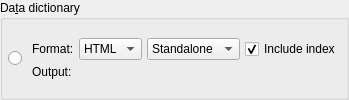
           <widget class="QGroupBox" name="export_to_dict_gb">
            <property name="sizePolicy">
             <sizepolicy hsizetype="Preferred" vsizetype="Preferred">
              <horstretch>0</horstretch>
              <verstretch>0</verstretch>
             </sizepolicy>
            </property>
            <property name="focusPolicy">
             <enum>Qt::FocusPolicy::StrongFocus</enum>
            </property>
            <property name="title">
             <string>Da&amp;ta dictionary</string>
            </property>
            <layout class="QGridLayout" name="gridLayout_12">
             <property name="leftMargin">
              <number>5</number>
             </property>
             <property name="topMargin">
              <number>5</number>
             </property>
             <property name="rightMargin">
              <number>5</number>
             </property>
             <property name="bottomMargin">
              <number>5</number>
             </property>
             <property name="spacing">
              <number>5</number>
             </property>
             <item row="0" column="0" rowspan="2">
              <widget class="QRadioButton" name="export_to_dict_rb">
               <property name="sizePolicy">
                <sizepolicy hsizetype="Fixed" vsizetype="Expanding">
                 <horstretch>0</horstretch>
                 <verstretch>0</verstretch>
                </sizepolicy>
               </property>
               <property name="text">
                <string/>
               </property>
               <property name="icon">
                <iconset resource="../../res/resources.qrc">
                 <normaloff>:/images/images/exporttodatadict.png</normaloff>:/images/images/exporttodatadict.png</iconset>
               </property>
               <property name="iconSize">
                <size>
                 <width>37</width>
                 <height>90</height>
                </size>
               </property>
               <property name="checked">
                <bool>false</bool>
               </property>
               <property name="autoExclusive">
                <bool>false</bool>
               </property>
              </widget>
             </item>
             <item row="0" column="2" rowspan="2">
              <widget class="QWidget" name="export_to_dict_wgt" native="true">
               <property name="enabled">
                <bool>true</bool>
               </property>
               <property name="sizePolicy">
                <sizepolicy hsizetype="Preferred" vsizetype="Fixed">
                 <horstretch>0</horstretch>
                 <verstretch>0</verstretch>
                </sizepolicy>
               </property>
               <property name="minimumSize">
                <size>
                 <width>0</width>
                 <height>0</height>
                </size>
               </property>
               <layout class="QGridLayout" name="export_to_dict_grid">
                <property name="leftMargin">
                 <number>5</number>
                </property>
                <property name="topMargin">
                 <number>5</number>
                </property>
                <property name="rightMargin">
                 <number>0</number>
                </property>
                <property name="bottomMargin">
                 <number>5</number>
                </property>
                <property name="spacing">
                 <number>5</number>
                </property>
                <item row="0" column="0">
                 <widget class="QLabel" name="data_dict_mode_lbl_2">
                  <property name="enabled">
                   <bool>true</bool>
                  </property>
                  <property name="sizePolicy">
                   <sizepolicy hsizetype="Fixed" vsizetype="Fixed">
                    <horstretch>0</horstretch>
                    <verstretch>0</verstretch>
                   </sizepolicy>
                  </property>
                  <property name="minimumSize">
                   <size>
                    <width>0</width>
                    <height>0</height>
                   </size>
                  </property>
                  <property name="statusTip">
                   <string/>
                  </property>
                  <property name="text">
                   <string>Format:</string>
                  </property>
                 </widget>
                </item>
                <item row="1" column="0">
                 <widget class="QLabel" name="data_dict_ouput_lbl">
                  <property name="enabled">
                   <bool>true</bool>
                  </property>
                  <property name="sizePolicy">
                   <sizepolicy hsizetype="Fixed" vsizetype="Fixed">
                    <horstretch>0</horstretch>
                    <verstretch>0</verstretch>
                   </sizepolicy>
                  </property>
                  <property name="minimumSize">
                   <size>
                    <width>0</width>
                    <height>0</height>
                   </size>
                  </property>
                  <property name="text">
                   <string>Output:</string>
                  </property>
                 </widget>
                </item>
                <item row="0" column="1" colspan="2">
                 <layout class="QHBoxLayout" name="horizontalLayout_4">
                  <property name="spacing">
                   <number>5</number>
                  </property>
                  <property name="rightMargin">
                   <number>0</number>
                  </property>
                  <item>
                   <widget class="QComboBox" name="dict_format_cmb">
                    <property name="toolTip">
                     <string>&lt;strong&gt;HTML:&lt;/strong&gt; Creates the data dictionary in Hypertext Markup Language format.

&lt;strong&gt;MD:&lt;/strong&gt; Creates the data dictionary in Markdown format.</string>
                    </property>
                    <property name="sizeAdjustPolicy">
                     <enum>QComboBox::SizeAdjustPolicy::AdjustToContents</enum>
                    </property>
                    <item>
                     <property name="text">
                      <string>HTML</string>
                     </property>
                    </item>
                    <item>
                     <property name="text">
                      <string>MD</string>
                     </property>
                    </item>
                   </widget>
                  </item>
                  <item>
                   <widget class="QComboBox" name="dict_mode_cmb">
                    <property name="toolTip">
                     <string>&lt;strong&gt;Standalone:&lt;/strong&gt; pgModeler will generate a single file containing the data dictionaries of all tables in the database model. 

&lt;strong&gt;Split:&lt;/strong&gt; pgModeler will generate a data dictionary file per table of the database model.</string>
                    </property>
                    <property name="sizeAdjustPolicy">
                     <enum>QComboBox::SizeAdjustPolicy::AdjustToContents</enum>
                    </property>
                    <item>
                     <property name="text">
                      <string>Standalone</string>
                     </property>
                    </item>
                    <item>
                     <property name="text">
                      <string>Split</string>
                     </property>
                    </item>
                   </widget>
                  </item>
                  <item>
                   <widget class="QCheckBox" name="incl_index_chk">
                    <property name="enabled">
                     <bool>true</bool>
                    </property>
                    <property name="sizePolicy">
                     <sizepolicy hsizetype="Expanding" vsizetype="Fixed">
                      <horstretch>0</horstretch>
                      <verstretch>0</verstretch>
                     </sizepolicy>
                    </property>
                    <property name="toolTip">
                     <string>pgModeler will generate an index to help navigate through the data dictionary. If splitted mode is set then a separated file named &lt;em&gt;index.(html|md)&lt;/em&gt; will be saved into the destination folder.</string>
                    </property>
                    <property name="statusTip">
                     <string/>
                    </property>
                    <property name="text">
                     <string>Include index</string>
                    </property>
                    <property name="checked">
                     <bool>true</bool>
                    </property>
                   </widget>
                  </item>
                 </layout>
                </item>
               </layout>
              </widget>
             </item>
            </layout>
           </widget>
